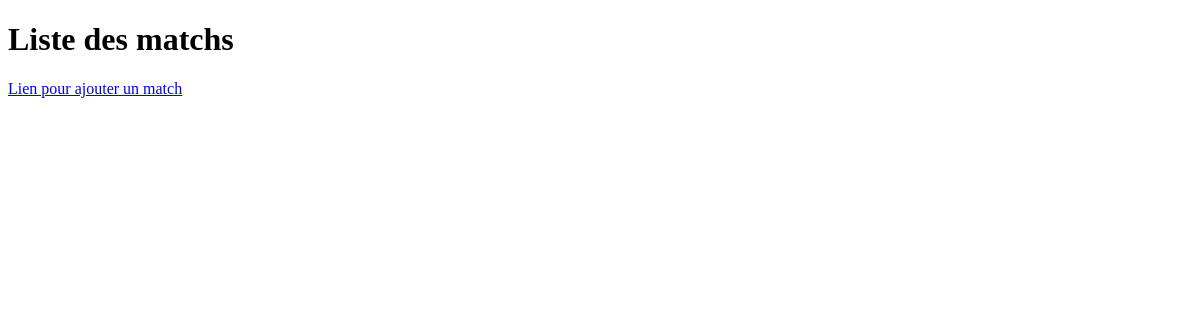
/html-php/match/matchs.php, run on an earlier commit of the app's database.
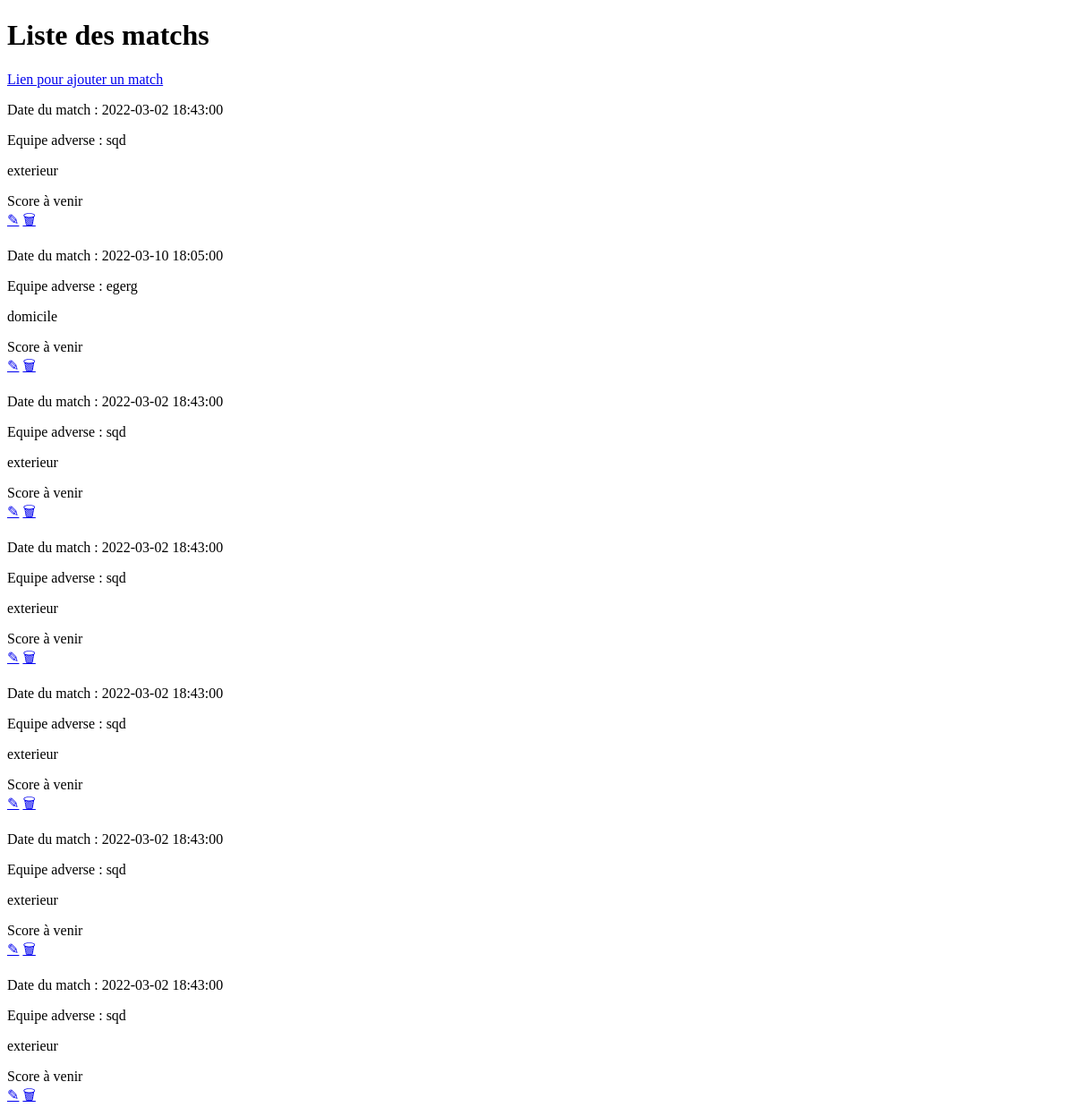
And on a later commit of the database.
### tables this page shows
CREATE TABLE IF NOT EXISTS `match_` (
  `Id_match_` int(11) NOT NULL AUTO_INCREMENT,
  `date_match` date DEFAULT NULL,
  `heure_match` time DEFAULT NULL,
  `equipe_adverse` varchar(50) DEFAULT NULL,
  `lieu` varchar(10) DEFAULT NULL,
  `score_equipe` int(11) DEFAULT NULL,
  `score_adverse` int(11) DEFAULT NULL,
  PRIMARY KEY (`Id_match_`)
);

### html-php/match/affichage_matchs.php (the view, shortened to what this page needs)
<?php
    foreach($resultat as $match){
        echo '
        <div id="ligne_grille">
        <div class="date">
            <p>Date du match : '.$match["date_match"].' '.$match["heure_match"].'</p>
        </div>
        <div class="equipe_adverse">
            <p>Equipe adverse : '.$match["equipe_adverse"].'</p>
        </div>
        <div class="lieu">
            <p>'.$match["lieu"].'</p>
        </div>';
        if (empty($match["score_equipe"]) || empty($match["score_adverse"])) {
            echo 'Score à venir';
        } else {
            echo
            '<div class="score_equipe">
                <p>Score : '.$match["score_equipe"].' - '.$match["score_adverse"].'</p>
            </div>';
        }
       echo '
        <div class="footer">
            <a href="./match_formulaire.php?v1='.$match["Id_match_"].'&v2='.$match["date_match"].'&v3='.$match["heure_match"].'&v4='.$match["lieu"].'&v5='.$match["score_equipe"].'&v6='.$match["score_adverse"].'&v7='.$match["equipe_adverse"].'
            ">✎</a>
            <a href="./joueurs.php?idsupp='.$match["Id_match_"].'">🗑</a>
        </div>
        ';
    }
?>

What changed in the data, as far as the page shows it:
added match_: date_match "2022-03-02", heure_match "18:43:00", equipe_adverse "sqd", lieu "exterieur", shows "Score à venir"
added match_: date_match "2022-03-10", heure_match "18:05:00", equipe_adverse "egerg", lieu "domicile", shows "Score à venir"
added match_: date_match "2022-03-02", heure_match "18:43:00", equipe_adverse "sqd", lieu "exterieur", shows "Score à venir"
added match_: date_match "2022-03-02", heure_match "18:43:00", equipe_adverse "sqd", lieu "exterieur", shows "Score à venir"
added match_: date_match "2022-03-02", heure_match "18:43:00", equipe_adverse "sqd", lieu "exterieur", shows "Score à venir"
added match_: date_match "2022-03-02", heure_match "18:43:00", equipe_adverse "sqd", lieu "exterieur", shows "Score à venir"
added match_: date_match "2022-03-02", heure_match "18:43:00", equipe_adverse "sqd", lieu "exterieur", shows "Score à venir"
